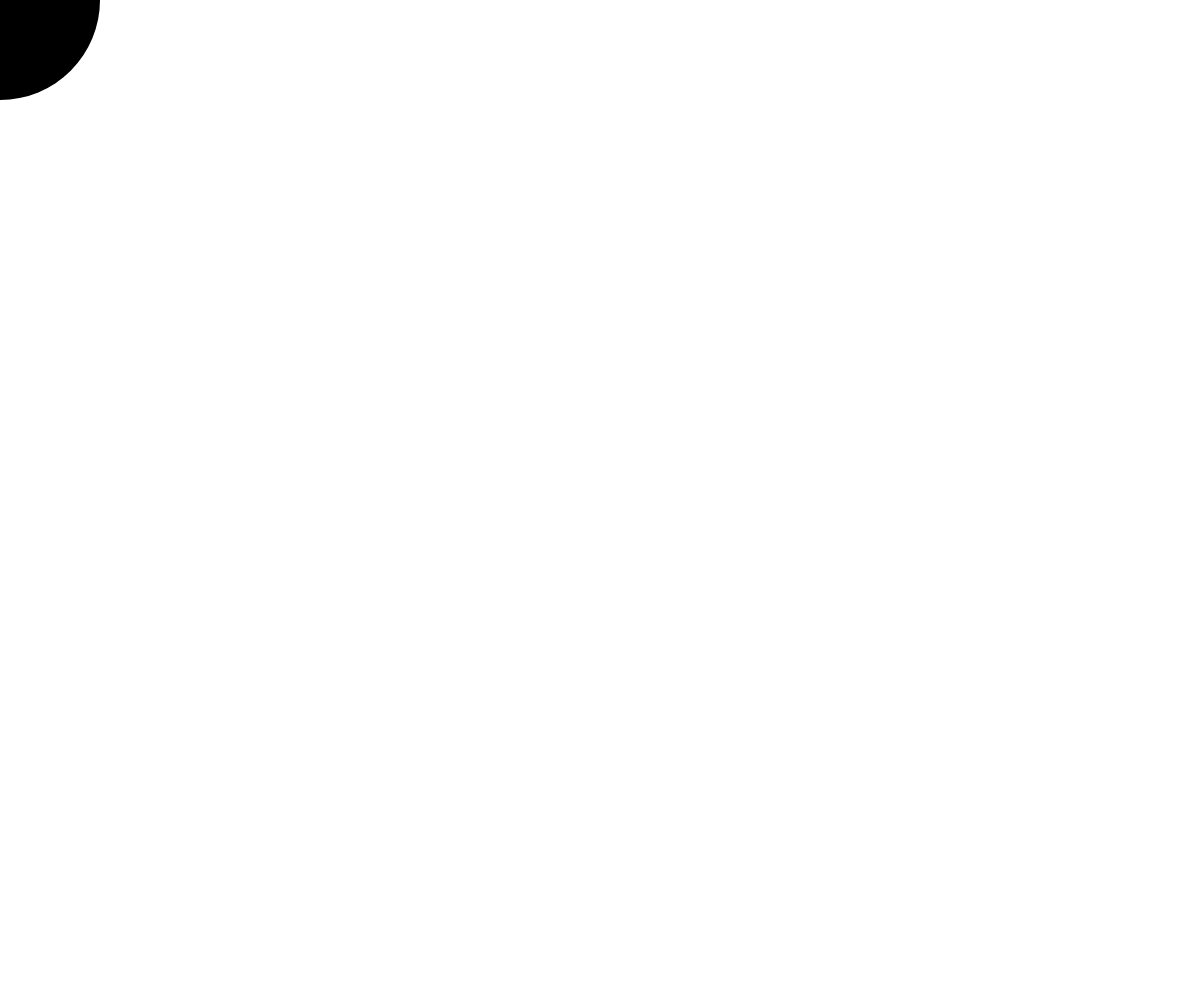
Frame 1 (no input)
Frame 60 (no input): identical to frame 1, image omitted
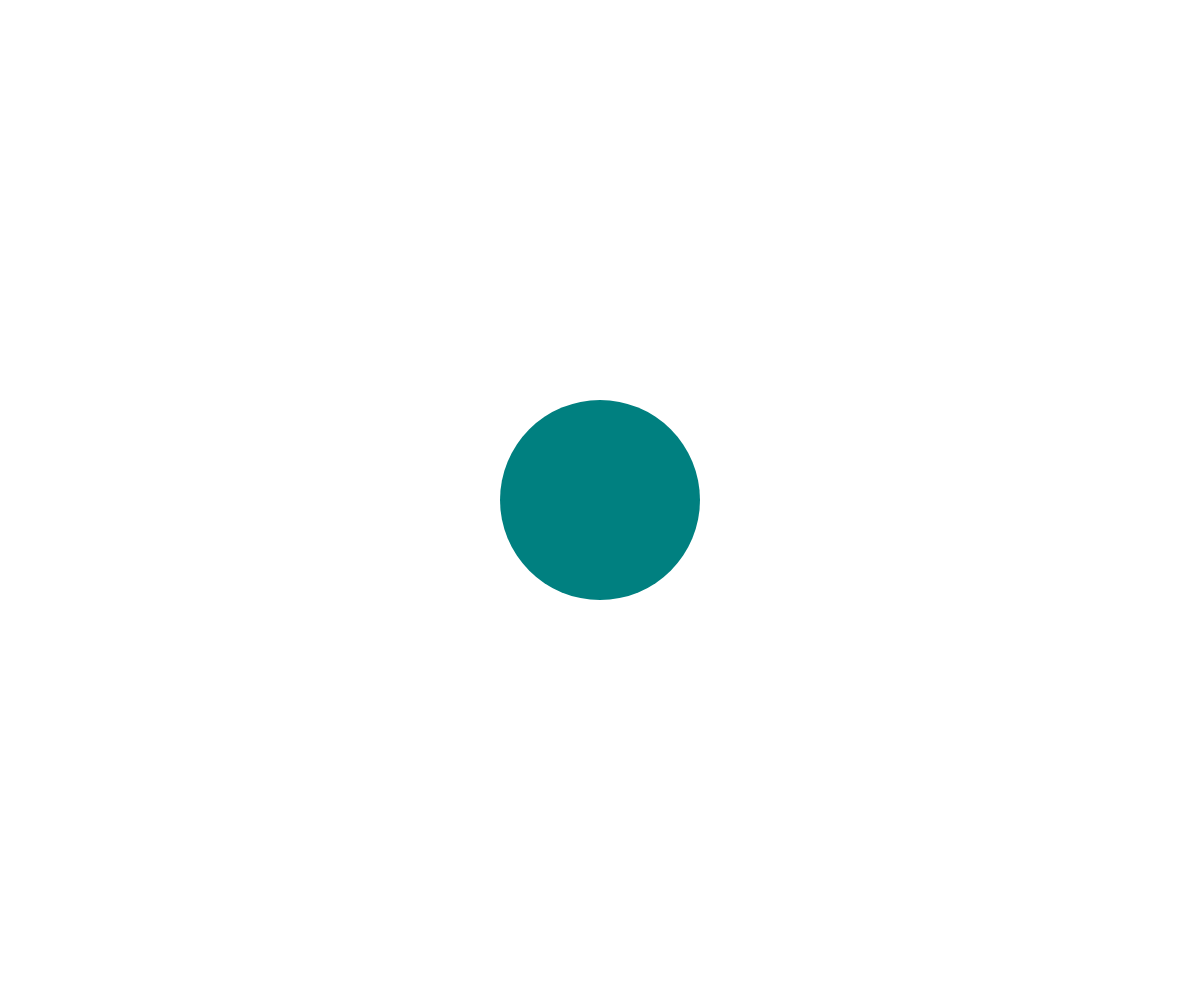
Frame 120 (the mouse pressed at the canvas centre since frame 60)

The p5.js sketch that drew these frames (run headless with seeded random() and noise() and a simulated clock; from frame 60 on, the mouse is pressed at the canvas centre):

// p5.js sketch
// ── sketch.js
function setup() {
  // 建立依照視窗的高寬當作畫布寬高
  createCanvas(windowWidth, windowHeight);
  // 設定顏色模式為 HSB
  colorMode(HSB);
}

function draw() {
  // 清除畫布
  background(0, 0, 100);

  // 計算顏色和亮度，根據滑鼠的位置
  let hue = map(mouseX, 0, windowWidth, 0, 360);
  let brightness = map(mouseY, 0, windowHeight, 0, 100);

  // 設定填充顏色
  fill(hue, 100, brightness);
  noStroke();

  // 畫圓形，寬高為 200px
  ellipse(mouseX, mouseY, 200, 200);
}

// 當視窗大小改變時，重新設定寬高
function windowResized() {
  resizeCanvas(windowWidth, windowHeight);
}
